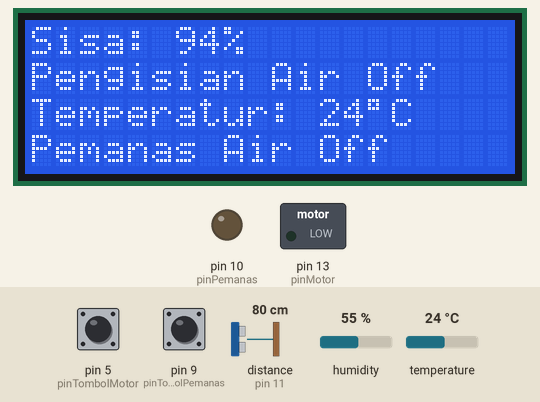
Bench run of a sketch on a simulated Arduino Uno, built with avr-gcc and run on an emulated ATmega328P. Parts: 20×4 character LCD, switched loads named in the sketch (green lamp = pin HIGH), output pins drawn as LEDs (lit = HIGH). Wiring (inferred from the names in the program): ultrasonic range finder: trigger pin 12; echo pin 11. The test bench sets the inputs (shaded band); at power-on: temperature 24 °C, pin 5 (pinTombolMotor) HIGH, distance to the obstacle (sensor on pin 11) 80 cm, pin 9 (pinTombolPemanas) HIGH, humidity 55 %. The echo pulse lasts 58.3 µs per cm; pins used as bus, display or sensor lines are not drawn; what the sketch prints to the serial monitor is not drawn.

Above: at 4.2 s.
4.3 s: temperature set to 21 °C
At 6.8 s:
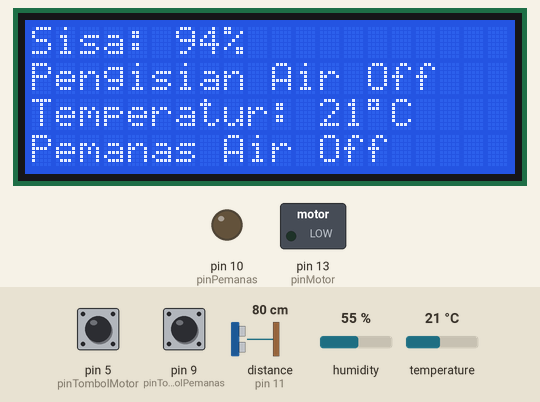
7.1 s: temperature set to 18 °C
At 9.6 s:
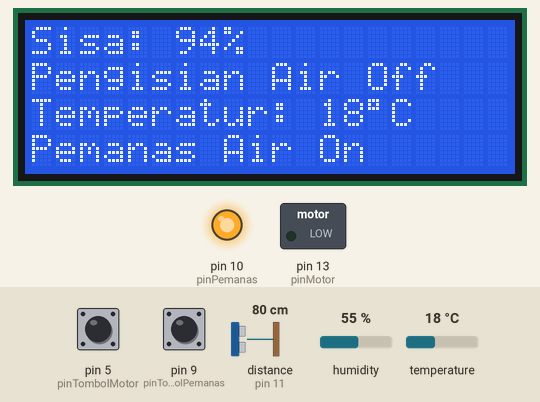
9.9 s: pin 5 (pinTombolMotor) pulled LOW for 0.65 s
At 10.9 s:
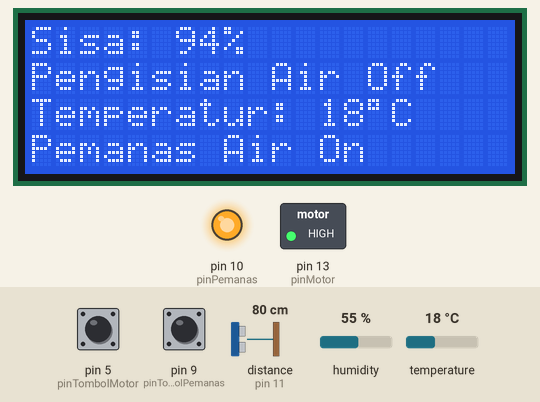
12.6 s: distance to the obstacle (sensor on pin 11) set to 2 cm
At 13.9 s:
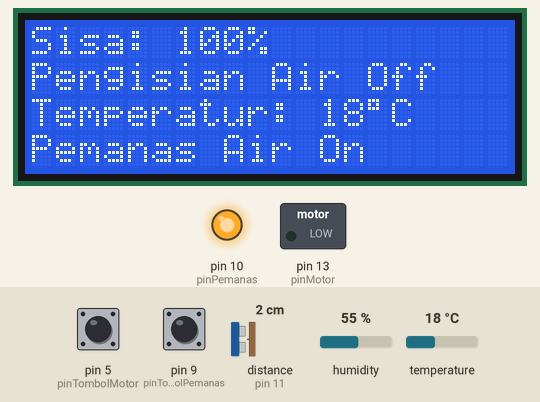
14.2 s: distance to the obstacle (sensor on pin 11) set to 18 cm
At 14.8 s:
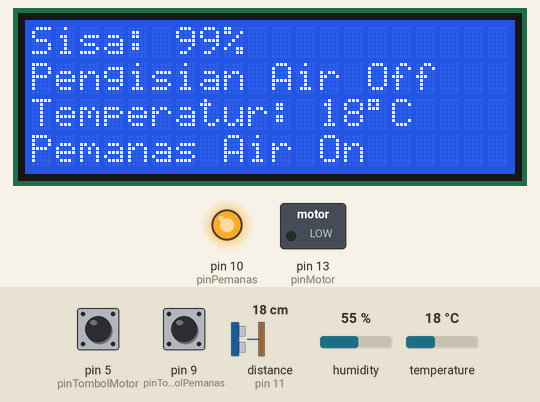
15.7 s: temperature set to 39 °C
At 17.9 s:
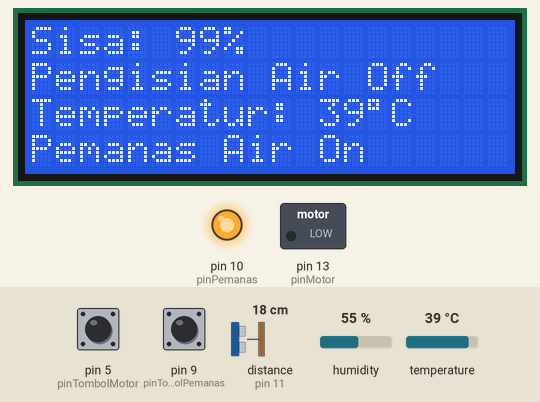
18.5 s: temperature set to 42 °C
Timing chart, 0 to 21.5 s (numbered marks = the images above; inputs shaded):
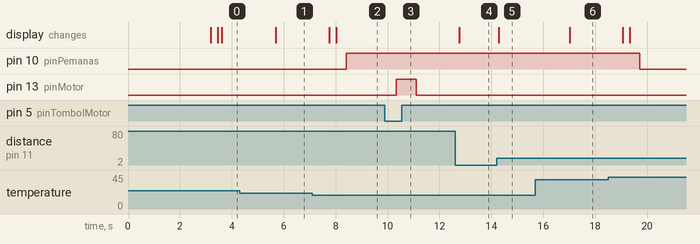

The sketch:

Kelompok2.ino
```cpp
#include "DHT.h"               // Library Sensor Temperatur DHT (konversi dari local directory)
#define DHTTYPE DHT11          // Menggunakan Sensor Temperatur tipe DHT11
#define DHTPin 8               // Digital Pin Arduino yang dihubungkan ke Pin Data dari Sensor Temperatur DHT11
#include <Wire.h>              // Library LCD
#include "LiquidCrystal_I2C.h" // Library LCD

int pinTrigger = 12;              // Pin Trigger Sensor Jarak Ultrasonic
int pinEcho = 11;                 // Pin Echo Sensor Jarak Ultrasonic
long jarak, cm;                   // Jarak Ketinggian Batas Atas dan Batas Bawah Tempat Pengisian Air
int pinMotor = 13;                // Digital Pin Arduino yang dihubungkan ke Motor DC
int pinTombolMotor = 5;           // Push Button untuk kendali manual pada Pengisian Air
bool statusMotor = false;         // Jika false maka Pengisian Air Off, tapi jika true maka Pengisian Air On
bool statusTombolMotor = false;   // Jika ditekan maka Motor On (true), tapi jika ditekan lagi maka Motor Off (false)
int pinPemanas = 10;              // Jika LED Red On maka Pemanas Air sedang On, jika LED Red Off maka Pemanas Air sedang Off
int pinTombolPemanas = 9;         // Push Button untuk kendali manual pada Pemanas Air
bool statusPemanas = false;       // Jika false maka Pemanas Air Off, tapi jika true maka Pemanas Air On
bool statusTombolPemanas = false; // Jika ditekan maka Pemanas On (true), tapi jika ditekan lagi maka Pemanas Off (false)

DHT dht(DHTPin, DHTTYPE);                                      // Object Sensor Temperatur DHT11
LiquidCrystal_I2C lcd(0x27, 2, 1, 0, 4, 5, 6, 7, 3, POSITIVE); // Object LCD dengan parameter Alamat, Pinout, Konstanta Backlight

//? put your setup code here, to run once:
void setup() {
  // Konfigurasi Pin yang ditentukan untuk berperilaku tertentu, baik yang sebagai INPUT_PULLUP ataupun OUTPUT
  pinMode(pinTombolMotor, INPUT_PULLUP);
  pinMode(pinTombolPemanas, INPUT_PULLUP);
  pinMode(pinMotor, OUTPUT);
  pinMode(pinPemanas, OUTPUT);

  dht.begin(); // Memulai pembacaan data oleh Sensor Temperatur DHT11

  Serial.begin(9600); // Baud Rate Serial Monitor

  lcd.begin(20, 4);       // Ukuran LCD 20 * 4
  lcd.backlight();        // Menyalakan background LCD
  lcd.setCursor(0, 0);    // Mengatur peletakan output pada kolom ke-1, baris ke-1
  lcd.print("Faumation"); // Menampilkan nama proyek saat dimuat pertama kali
  delay(3000);
}

//? put your main code here, to run repeatedly:
void loop() {
  int sisa; // Persentase Sisa Air

  //* Start of Water Filling (Manual)
  // Membaca value dari Push Button Pengisian Air
  if (digitalRead(pinTombolMotor) == LOW) {
    statusMotor = !statusMotor;             // Mengubah value bool statusMotor
    statusTombolMotor = !statusTombolMotor; // Mengubah value bool statusTombolMotor
  }
  digitalWrite(pinMotor, statusMotor);
  delay(100);
  //* End of Water Filling (Manual)

  pinMode(pinTrigger, OUTPUT);
  digitalWrite(pinTrigger, LOW);
  delayMicroseconds(2);
  digitalWrite(pinTrigger, HIGH);
  delayMicroseconds(10);
  digitalWrite(pinTrigger, LOW);

  pinMode(pinEcho, INPUT);
  jarak = pulseIn(pinEcho, HIGH); // Menunggu hingga Pin Echo bernilai HIGH
  cm = jarakCentimeter(jarak);
  sisa = map(cm, 4, 1122, 100, 0); // Konversi Potentiometer 0 % berarti sisa air 100 % dan sebaliknya

  // Menampilkan output pada Virtual Terminal
  Serial.println("");
  Serial.print(F("Sisa: "));
  Serial.print(sisa);
  Serial.println("%");

  // Menampilkan output pada LCD
  lcd.setCursor(0, 0); // Mengatur peletakan output pada kolom ke-1, baris ke-1
  lcd.print(F("Sisa: "));
  lcd.print(sisa);
  lcd.println("%");

  //* Start of Water Filling (Automation)
  if (sisa <= 10) {
    statusMotor = true; // Jika sisa air <= 10% (hampir habis), maka Pengisian Air On
    delay(250);
  } else if (sisa >= 90) {
    statusMotor = false;       // Jika sisa air >= 90% (hampir penuh), maka Pengisian Air Off
    statusTombolMotor = false; // Menjaga agar Pengisian Air tetap Off meskipun Push Button ditekan jika sisa air >= 90% (hampir penuh)
    delay(250);
  }

  // Statement On / Off
  if (statusMotor) {
    Serial.println("Pengisian Air On");
    lcd.setCursor(0, 1);
    lcd.print("Pengisian Air On ");
  } else {
    Serial.println("Pengisian Air Off");
    lcd.setCursor(0, 1);
    lcd.print("Pengisian Air Off");
  }
  //* End of Water Filling (Automation)

  //* Start of Water Heater (Manual)
  if (digitalRead(pinTombolPemanas) == LOW) {
    statusPemanas = !statusPemanas;             // Mengubah value bool statusPemanas
    statusTombolPemanas = !statusTombolPemanas; // Mengubah value bool statusTombolPemanas
  }
  digitalWrite(pinPemanas, statusPemanas);
  delay(100);
  //* End of Water Heater (Manual)

  //* Start of Water Heater (Automation)
  float t = dht.readTemperature(); // Membaca data temperatur
  int i;
  i = (int)t; // Konversi float ke integer untuk menghilangkan desimal pada angka temperatur
  // Error Handling jika menampilkan NaN (tidak dapat membaca data temperatur)
  if (isnan(i)) {
    Serial.println("Gagal membaca data.");
    lcd.print("Gagal membaca data.");
  } else {
    // Menampilkan output pada Virtual Terminal
    Serial.print(F("Temperatur: "));
    Serial.print(i);
    Serial.print("\xB0"); // Hexadecimal code untuk degree symbol
    Serial.println("C");

    // Menampilkan output pada LCD
    lcd.setCursor(0, 2); // Mengatur peletakan output pada kolom ke-1, baris ke-3
    lcd.print(F("Temperatur: "));
    lcd.print(i);
    lcd.print("\xDF"); // Hexadecimal code untuk degree symbol
    lcd.print("C ");

    if (i < 20) {
      statusPemanas = true; // Jika temperatur air < 20 derajat Celsius, maka Pemanas Air On
      delay(250);
    } else if (i > 40) {
      statusPemanas = false;       // Jika temperatur air > 40 derajat Celsius, maka Pemanas Air Off
      statusTombolPemanas = false; // Menjaga agar Pemanas Air tetap Off meskipun Push Button ditekan jika temperatur air > 40 derajat Celsius
      delay(250);
    }

    // Statement On / Off
    if (statusPemanas) {
      Serial.println("Pemanas Air On");
      lcd.setCursor(0, 3);
      lcd.print("Pemanas Air On ");
    } else {
      Serial.println("Pemanas Air Off");
      lcd.setCursor(0, 3);
      lcd.print("Pemanas Air Off");
    }
  }
  //* End of Water Heater (Automation)
}

long jarakCentimeter(long ns) {
  return ns / 29 / 2; // Kecepatan suara 29 microseconds per centimeter, lalu dibagi 2 untuk menemukan jarak objek dari jarak yang ditempuh
}
```

Measured:
- the behaviour switches between 20 and 19 °C on temperature (found by bisection; images 1 and 2)
- after the input at 4.3 s, the display: changes after 1.4 s (image 1)
- after the input at 7.1 s, pin 10 (pinPemanas): LOW → HIGH after 1.3 s; the display: first changes after 0.66 s (image 2 shows a later state)
- after the input at 9.9 s, pin 13 (pinMotor): LOW → HIGH after 0.44 s, → LOW 0.76 s later
- after the input at 12.6 s, the display: changes after 0.17 s (image 4)
- after the input at 14.2 s, the display: changes after 0.09 s (image 5)
- after the input at 15.7 s, the display: changes after 1.3 s (image 6)
- after the input at 18.5 s, pin 10 (pinPemanas): HIGH → LOW after 1.2 s
